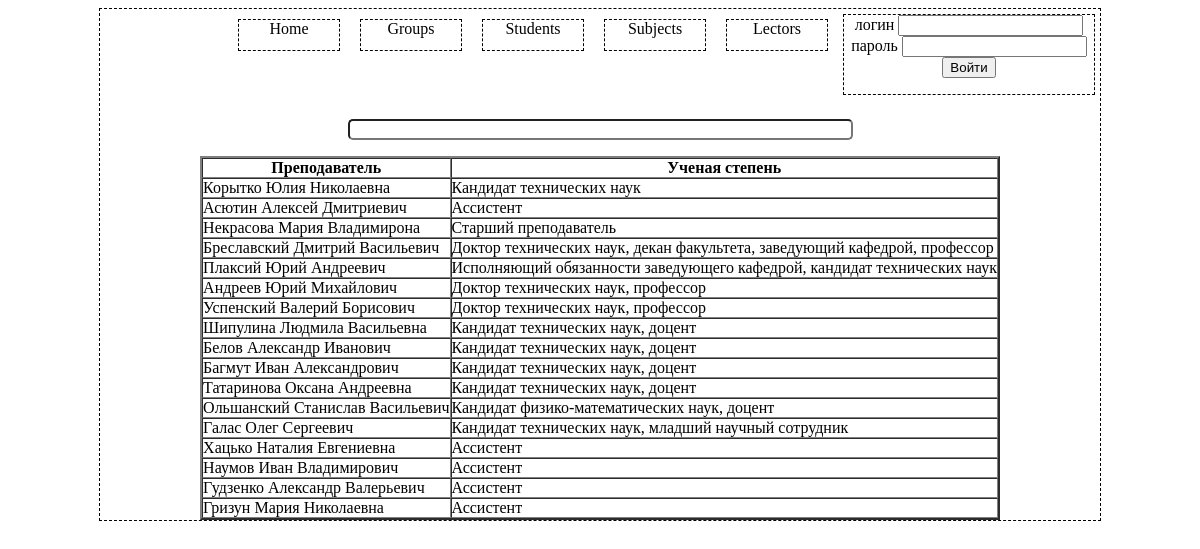
/IT_Project/list.php?info=lectors, run on the app's committed database.
### tables this page shows
CREATE TABLE IF NOT EXISTS `lectors` (
  `lector_id` int(10) NOT NULL AUTO_INCREMENT,
  `lector_name` text,
  `lector_position` text,
  `lector_email` text,
  `lector_login` tinytext,
  `lector_password` tinytext,
  `role` int(11) DEFAULT NULL,
  PRIMARY KEY (`lector_id`)
);

### IT_Project/lectors.php (the view, shortened to what this page needs)
<?
	  $query="Select * from lectors";
		$result=mysql_query($query);
		if ($_POST['login']==$_SESSION['login'] && $_SESSION['password']==$_POST['password']){
		echo"<table border=2 cellpadding=0 cellspacing=0 >";
		echo"<TR><TH>Преподаватель</TH><TH>Ученая степень</TH></TR>";
		while($row=mysql_fetch_array($result))
		{
		echo"<tr><td><a href=\"lectors_details.php?lectorId=".$row['lector_id']."\">".$row['lector_name']."</td><td>".$row['lector_position']."</td>
		</tr>";
		}
		echo"</table>";
		}
?>

### IT_Project/css/index.css (style rules this page uses)
a { margin-top:15px; text-decoration: none; color: #000; }

### data on the page
lectors: lector_name "Корытко Юлия Николаевна", lector_position "Кандидат технических наук"
lectors: lector_name "Асютин Алексей Дмитриевич", lector_position "Ассистент"
lectors: lector_name "Некрасова Мария Владимирона", lector_position "Старший преподаватель"
lectors: lector_name "Бреславский Дмитрий Васильевич", lector_position "Доктор технических наук, декан факультета, заведующий кафедрой, профессор"
lectors: lector_name "Плаксий Юрий Андреевич", lector_position "Исполняющий обязанности заведующего кафедрой, кандидат технических наук"
lectors: lector_name "Андреев Юрий Михайлович", lector_position "Доктор технических наук, профессор"
lectors: lector_name "Успенский Валерий Борисович", lector_position "Доктор технических наук, профессор"
lectors: lector_name "Шипулина Людмила Васильевна", lector_position "Кандидат технических наук, доцент"
lectors: lector_name "Белов Александр Иванович", lector_position "Кандидат технических наук, доцент"
lectors: lector_name "Багмут Иван Александрович", lector_position "Кандидат технических наук, доцент"
lectors: lector_name "Татаринова Оксана Андреевна", lector_position "Кандидат технических наук, доцент"
lectors: lector_name "Ольшанский Станислав Васильевич", lector_position "Кандидат физико-математических наук, доцент"
lectors: lector_name "Галас Олег Сергеевич", lector_position "Кандидат технических наук, младший научный сотрудник"
lectors: lector_name "Хацько Наталия Евгениевна", lector_position "Ассистент"
lectors: lector_name "Наумов Иван Владимирович", lector_position "Ассистент"
lectors: lector_name "Гудзенко Александр Валерьевич", lector_position "Ассистент"
lectors: lector_name "Гризун Мария Николаевна", lector_position "Ассистент"
